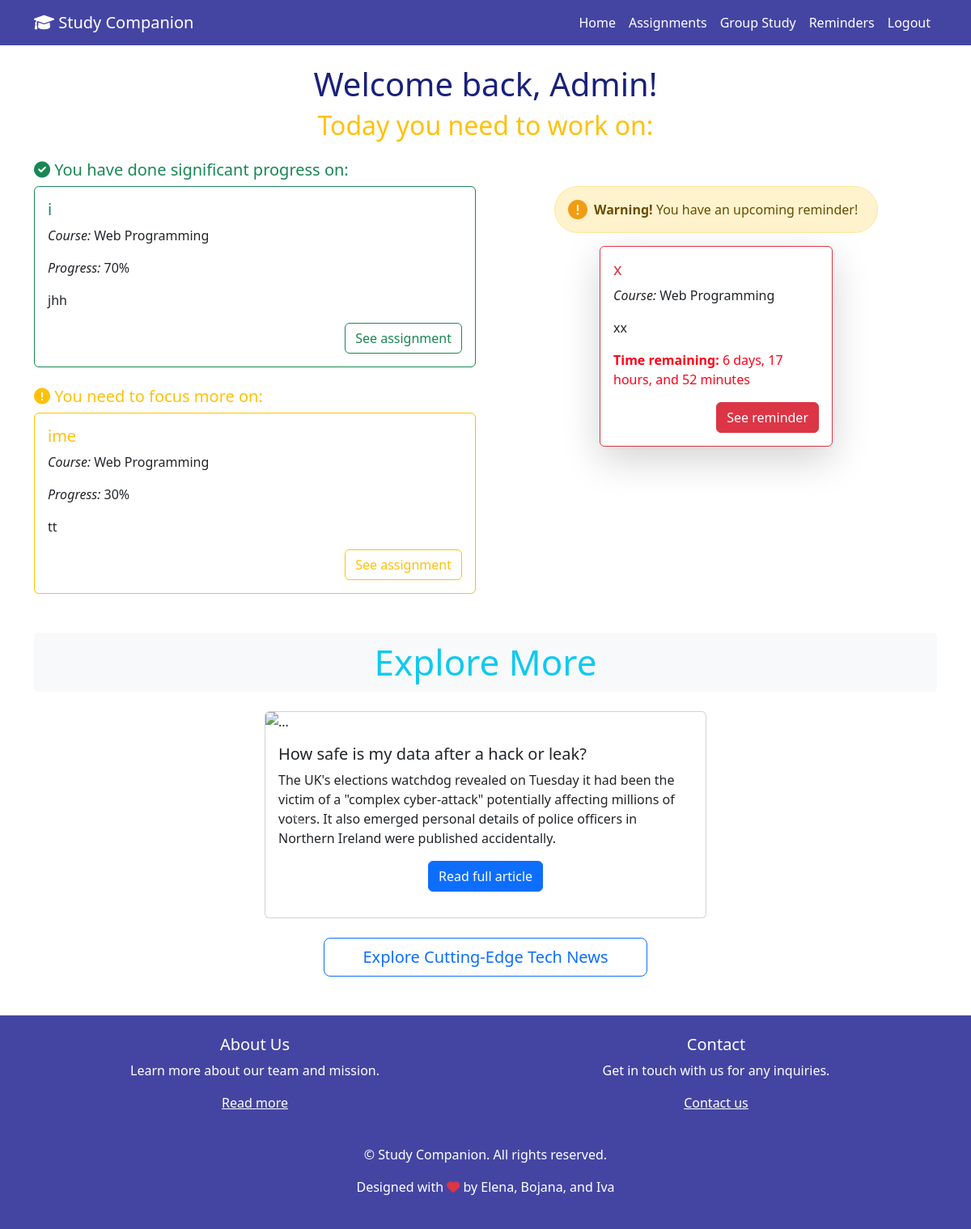
The app's page / (signed in), older data.
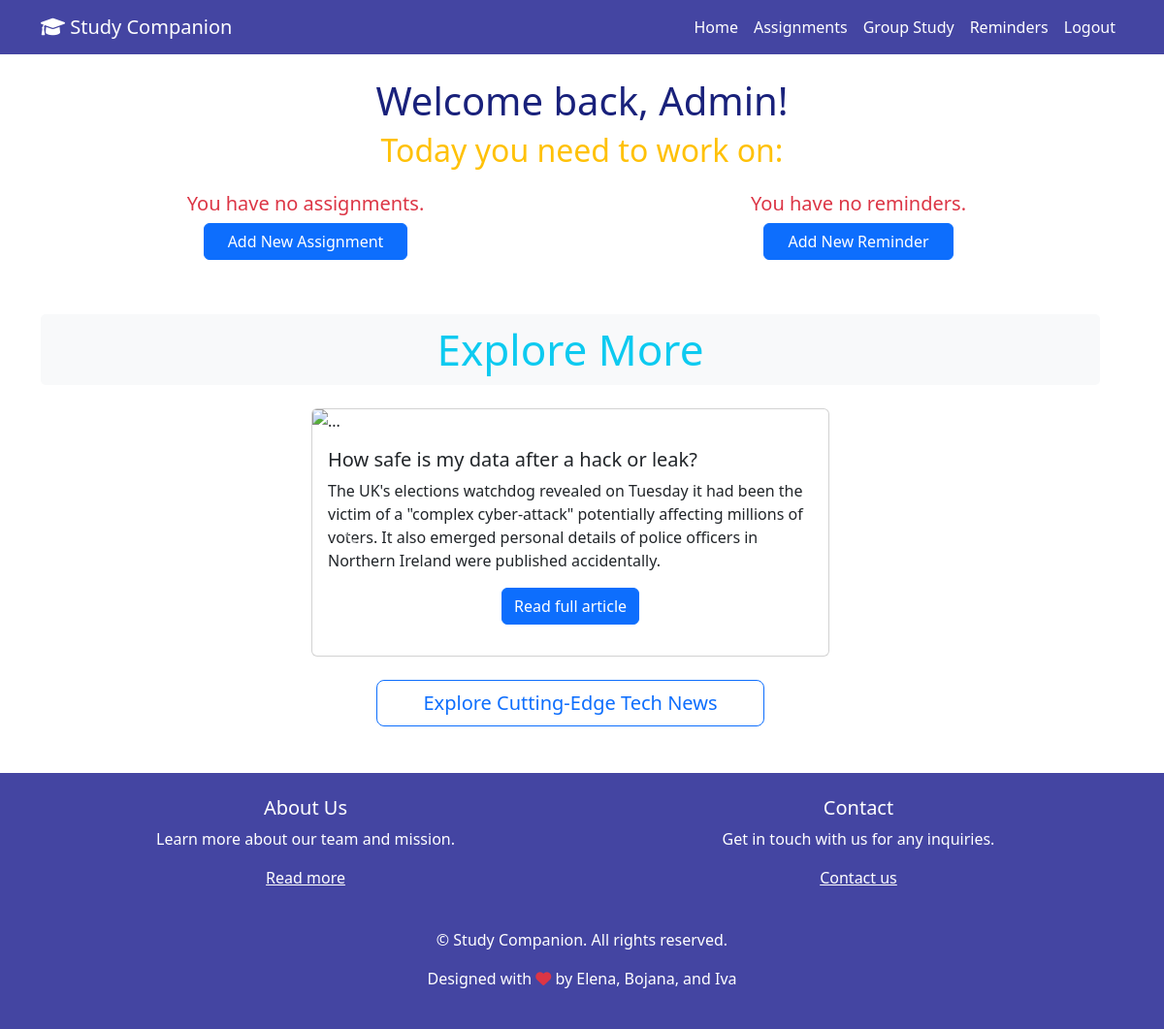
The same page, newer data.
### app/models.py (models this page shows, shortened)
class Assignment(models.Model):
    PROGRESS_CHOICES = [(i, str(i)) for i in range(11)]
    id = models.AutoField(primary_key=True)
    name = models.CharField(max_length=200)
    course = models.ForeignKey(Course, on_delete=models.CASCADE)
    user = models.ForeignKey(CustomUser, on_delete=models.CASCADE)
    description = models.TextField()
    progress = models.IntegerField(choices=PROGRESS_CHOICES, default=0)
    due_date = models.DateField(default=datetime.now() + timedelta(days=7))
    tasks = models.ManyToManyField('Task', related_name='assignments',null=True, blank=True)

class Course(models.Model):
    name = models.CharField(max_length=100)
    def __str__(self):
        return f"{self.name}"

class Reminder(models.Model):
    id = models.AutoField(primary_key=True)
    name = models.CharField(max_length=200)
    description = models.CharField(max_length=500)
    course = models.ForeignKey(Course, on_delete=models.CASCADE)
    deadline = models.DateTimeField(default=datetime.now() + timedelta(days=7))
    user = models.ForeignKey(CustomUser, on_delete=models.CASCADE)
    @property
    def time_remaining(self):
        now = timezone.now()
        remaining = self.deadline - now
        if remaining.total_seconds() <= 0:
            return "Reminder Expired"
        else:
            days = remaining.days
            hours, seconds = divmod(remaining.seconds, 3600)
            minutes, _ = divmod(seconds, 60)
            if days == 0:
                if hours == 0:
                    return f"{minutes} minutes"
                else:
                    return f"{hours} hours and {minutes} minutes"
            else:
                return f"{days} days, {hours} hours, and {minutes} minutes"
        time_remaining_text = property(time_remaining)

### app/views.py (the view)
# urls.py: path('', views.your_view, name='home'),
def your_view(request):
    user = get_object_or_404(CustomUser, id=int(request.user.id)) if request.user.is_authenticated else None
    current_date = date.today()
    current_datetime = timezone.now()
    active_assignments = Assignment.objects.filter(user=user, due_date__gte=current_date)
    active_reminders = Reminder.objects.filter(user=user, deadline__gt=current_datetime)
    nearest_reminder = active_reminders.order_by('deadline').first() if active_reminders.exists() else None
    assignment_least_progress = active_assignments.order_by('progress').first() if active_assignments.exists() else None
    assignment_most_progress = active_assignments.order_by('-progress').first() if active_assignments.exists() else None
    return render(request, 'index.html',
                  {'user': request.user, 'assignment_least_progress': assignment_least_progress,
                   'assignment_most_progress': assignment_most_progress, 'nearest_reminder': nearest_reminder})

### templates/index.html (shortened to what the changed rows need)
{% extends 'base.html' %}
{% block content %}
    {% if user.is_authenticated %}
        <div class="text-center">
            <h1 class="primary-text"> Welcome back, {{ user.name }}! </h1>
            <h2 class="text-warning"> Today you need to work on: </h2>
        </div>
        <div class="container">
        <div class="row">
            <div class="col-md-6 mb-4">
                {% if assignment_most_progress %}
                    <div class="mb-2 mt-3">
                        <p class="h5 text-success"><i class="fas fa-check-circle text-success"></i> You have done
                            significant progress on:</p>
                    </div>
                    <div class="card border-success mb-3">
                        <div class="card-body">
                            <h5 class="card-title text-success">{{ assignment_most_progress.name }}</h5>
                            <p class="card-text"><i>Course:</i> {{ assignment_most_progress.course }}</p>
                            <p class="card-text"><i>Progress:</i> {{ assignment_most_progress.progress }}0%</p>
                            <p class="card-text">{{ assignment_most_progress.description }}</p>
                            <div class="text-right">
                                <a href="{% url 'assignment_details' name=assignment_most_progress.id %}"
                                   class="btn btn-outline-success">See assignment</a>
                            </div>
                        </div>
                    </div>
                {% else %}
                    <div class="mb-2 mt-3 text-center">
                        <p class="h5 text-danger"> You have no assignments.</p>
                        <a href="{% url 'add_assignment_task' %}" class="btn btn-primary px-4">Add New Assignment</a>
                    </div>
                {% endif %}
                {% if assignment_least_progress %}
                    <div class="mb-2 mt-4">
                        <p class="h5 text-warning"><i class="fas fa-exclamation-circle text-warning"></i> You need to
                            focus more on:</p>
                    </div>
                    <div class="card border-warning">
                        <div class="card-body">
                            <h5 class="card-title text-warning">{{ assignment_least_progress.name }}</h5>
                            <p class="card-text"><i>Course:</i> {{ assignment_least_progress.course }}</p>
                            <p class="card-text"><i>Progress:</i> {{ assignment_least_progress.progress }}0%</p>
                            <p class="card-text">{{ assignment_least_progress.description }}</p>
                            <div class="text-right">
                                <a href="{% url 'assignment_details' name=assignment_least_progress.id %}"
                                   class="btn btn-outline-warning">See assignment</a>
                            </div>
                        </div>
                    </div>
                {% endif %}
            </div>
            {% if nearest_reminder %}
                <div class="col-md-6 mb-4 mt-5">
                    <div class="alert alert-warning rounded-pill mx-auto" role="alert" style="max-width: 400px;">
                        <div class="d-flex align-items-center">
                            <i class="fas fa-exclamation-circle mr-2" style="font-size: 24px; color: #f39c12;"></i>
                            <span class="font-weight-bold">Warning!</span>&nbsp;<span>You have an upcoming reminder!</span>
                        </div>
                    </div>
                    <div class="card border-danger shadow-lg mx-auto" style="width: 18rem;">
                        <div class="card-body">
                            <h5 class="card-title text-danger">{{ nearest_reminder.name }}</h5>
                            <p class="card-text"><i>Course:</i> {{ nearest_reminder.course }}</p>
                            <p class="card-text">{{ nearest_reminder.description }}</p>
                            <p class="card-text" style="color: #ff001b;"><b>Time
                                remaining:</b> {{ nearest_reminder.time_remaining }}</p>
                            <div class="text-right">
                                <a href="{% url 'reminder_details' name=nearest_reminder.id %}"
                                   class="btn btn-danger">See reminder</a>
                            </div>
                        </div>
                    </div>
                </div>
            {% else %}
                <div class="col-md-6 mb-4 mt-3 text-center">
                <p class="h5 text-danger"> You have no reminders.</p>
                <a href="{% url 'add_reminder' %}" class="btn btn-primary px-4">Add New Reminder</a>
            {% endif %}
            </div>
            <div class="row mt-4">
                <div class="col-md-12">
                    <h2 class="text-info mb-4 text-center"
                        style="background-color: #f8f9fa; font-size: 44px; padding: 10px; border-radius: 5px;">Explore
                        More</h2>
                </div>
            </div>
        </div>
    {% endif %}
{% endblock %}

Row changes from the older to the newer data that the page shows:
removed Assignment: name "i", course "Web Programming", progress "7", description "jhh"
removed Assignment: name "ime", course "Web Programming", progress "3", description "tt"
removed Reminder: name "x", course "Web Programming", description "xx", time_remaining "6 days, 17 hours, and 52 minutes"
Text that changed along with them:
text no longer shown: "You have done significant progress on: Course: Progress: 0% See assignment You need to focus more on: Course: Progress: 0% See assignment Warning! You have an upcoming reminder! Course: Time remaining: See reminder"
text now shown: "You have no assignments. Add New Assignment You have no reminders. Add New Reminder"
